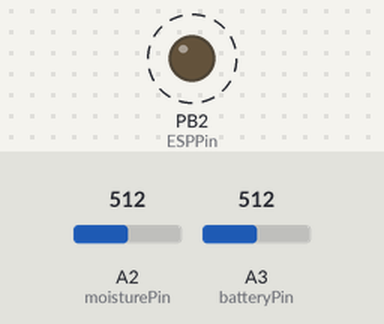
The sketch below on a simulated ATtiny85, built with avr-gcc and run on an emulated ATtiny85. Parts: output pins drawn as LEDs (lit = HIGH). Dashed ring = blinking. Inputs (shaded band) come from the test bench; at power-on: A2 (moisturePin) = 512, A3 (batteryPin) = 512. Sleep ends after the set time or at an interrupt.

Above: at 0.5 s.
Timing chart, 0 to 3.0 s (numbered marks = the images above):
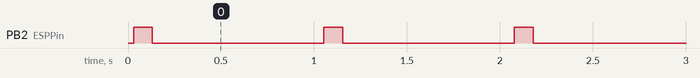

The sketch:

test_fast_sensor.ino
```cpp
//   __  __     _    _                __  __  ___ _____ _____
//  |  \/  |___(_)__| |_ _  _ _ _ ___|  \/  |/ _ \_   _|_   _|
//  | |\/| / _ \ (_-<  _| || | '_/ -_) |\/| | (_) || |   | |
//  |_|_ |_\___/_/__/\__|\_,_|_| \___|_|  |_|\__\_\|_|   |_|
//    /_\| |_| |_(_)_ _ _  _( _ ) __|
//   / _ \  _|  _| | ' \ || / _ \__ \
//  /_/ \_\__|\__|_|_||_\_, \___/___/
//                      |__/
//
// Cybernetic 06/2022
// Running on Attiny85
// Description:
//      1/ Turn On the ESP01
//      2/ If ESP01 ready, send battery voltage and moisture value
//      3/ If ESP01 return message sent, turn off the ESP01
//      4/ Go to sleep mode during 30minutes
//      5/ Repeat
//

#include <EEPROM.h>
#include <SoftwareSerial.h>
#include <avr/interrupt.h>
#include <avr/io.h>  // Adds useful constants
#include <avr/sleep.h>
#include <stdlib.h>

// Routines to set and clear bits (used in the sleep code)
#ifndef cbi
#define cbi(sfr, bit) (_SFR_BYTE(sfr) &= ~_BV(bit))
#endif
#ifndef sbi
#define sbi(sfr, bit) (_SFR_BYTE(sfr) |= _BV(bit))
#endif

// Serial
SoftwareSerial mySerial(1, 0);  // rx,tx

// Pins
const int batteryPin = A3;
const int moisturePin = A2;
const int ESPPin = 2;

// Variables
float moistureValue = 0.0;  // 0-1000
float batteryValue = 0.0;

// Variables for the Sleep/power down modes:
volatile boolean f_wdt = 1;

void setup() {
    OSCCAL = 65;  // Tuning Attiny85 for Serial Garbages Fix, see https://jloh02.github.io/projects/tuning-attiny85/ and Attiny85Tuning.ino
    setup_watchdog(5);
    mySerial.begin(9600);
    pinMode(moisturePin, INPUT);
    pinMode(batteryPin, INPUT);
    pinMode(ESPPin, OUTPUT);
    digitalWrite(ESPPin, LOW);
}

void loop() {
    moistureValue = analogRead(moisturePin);
    delay(10); // See https://www.quora.com/Why-is-a-little-delay-needed-after-analogRead-in-Arduino
    batteryValue = analogRead(batteryPin);
    delay(10); // idem
    mySerial.println(moistureValue);
    digitalWrite(ESPPin, HIGH);
    delay(100);
    digitalWrite(ESPPin, LOW);
    // Set the ports to be inputs - saves more power
    pinMode(ESPPin, INPUT);
    for (int i = 0; i < 2; i++) {  // 675*8s=1h30min
        system_sleep();              // Send the unit to sleep
    }
    // Set the ports to be output again
    pinMode(ESPPin, OUTPUT);
    /*
    if (mySerial.available() > 0) {
        String msg = mySerial.readStringUntil('\n'); // Default timeout is 1s
        if ((msg == "Ready")) {
            mySerial.print("moisture:");
            mySerial.print(moistureValue);
            mySerial.print(",battery:");
            mySerial.println(batteryValue);
        }
        if (msg == "Sent") {
            digitalWrite(ESPPin, LOW);
            // Set the ports to be inputs - saves more power
            pinMode(ESPPin, INPUT);
            for (int i = 0; i < 675; i++) {  // 675*8s=1h30min
                system_sleep();              // Send the unit to sleep
            }
            // Set the ports to be output again
            pinMode(ESPPin, OUTPUT);
        }
    }*/
}

// set system into the sleep state
// system wakes up when wtchdog is timed out
void system_sleep() {
    cbi(ADCSRA, ADEN);                    // switch Analog to Digitalconverter OFF
    set_sleep_mode(SLEEP_MODE_PWR_DOWN);  // sleep mode is set here
    sleep_enable();
    sleep_mode();       // System actually sleeps here
    sleep_disable();    // System continues execution here when watchdog timed out
    sbi(ADCSRA, ADEN);  // switch Analog to Digitalconverter ON
}

// 0=16ms, 1=32ms,2=64ms,3=128ms,4=250ms,5=500ms
// 6=1 sec,7=2 sec, 8=4 sec, 9= 8sec
void setup_watchdog(int ii) {
    byte bb;
    int ww;
    if (ii > 9) ii = 9;
    bb = ii & 7;
    if (ii > 7) bb |= (1 << 5);
    bb |= (1 << WDCE);
    ww = bb;
    MCUSR &= ~(1 << WDRF);
    // start timed sequence
    WDTCR |= (1 << WDCE) | (1 << WDE);
    // set new watchdog timeout value
    WDTCR = bb;
    WDTCR |= _BV(WDIE);
}

// Watchdog Interrupt Service / is executed when watchdog timed out
ISR(WDT_vect) {
    f_wdt = 1;  // set global flag
}
```

Measured:
- by itself, PB2 (ESPPin): alternates HIGH for 0.10 s and LOW for 0.92 s
- by itself, everything shown: repeats every 1.0 s, in 3 steps
